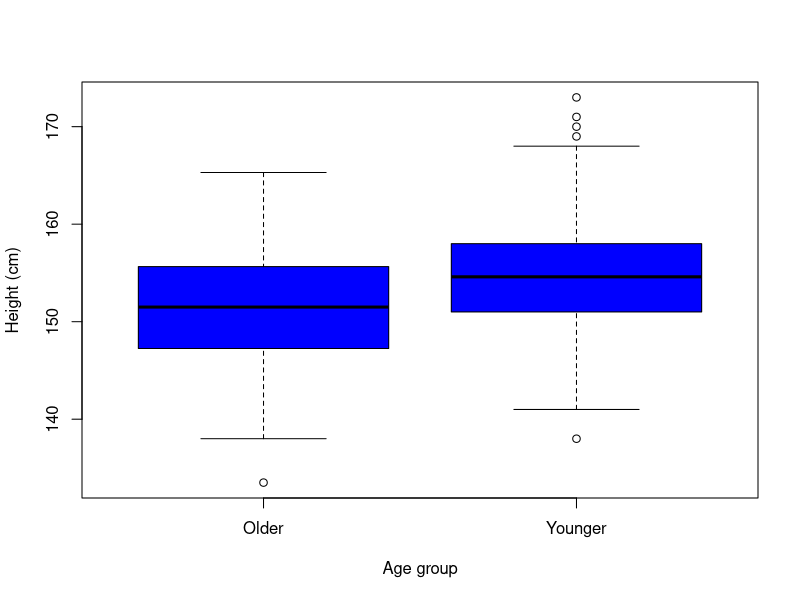

The R script that drew this image: (Note: this script raises an error after producing the figure.)
### COP Special Study Analysis ###

## Import data

library(tidyverse)
Special <- read.csv("COP 2016 Special Study Data.csv", header = TRUE)
View(Special)

## Data management

# Rename variables

"Group" -> names(Special)[names(Special)=="Group.no.and.Batch"]
"Household no." -> names(Special)[names(Special)=="Map.sl.no."]
"Height (cm)" -> names(Special)[names(Special)=="Height.in.cms"]
"Socioeconomic status score" -> names(Special)[names(Special)=="SES.value"]
"Socioeconomic status class" -> names(Special)[names(Special)=="SES.class"]

# Clean data

Special$`Socioeconomic status class` <- sub("N", "M", Special$`Socioeconomic status class`)
Special[52, 6] = "L"

# Generate age group variable

Special <- mutate(Special, 'Age group' = ifelse(Special$Age >= 50, "Older", "Younger"))

# Establish age group and Socioeconomic status class as factor variables

Special$`Age group` <- as.factor(Special$`Age group`)
Special$`Socioeconomic status class` <- as.factor(Special$`Socioeconomic status class`)

# Subset out Socioeconomic status classes

Low <- subset(Special, `Socioeconomic status class` == "L")
Middle <- subset(Special, `Socioeconomic status class` == "M")
High <- subset(Special, `Socioeconomic status class` == "H")

# Attach dataframe

attach(Special)

## Descriptive statistics

# Write descriptive statistics functions

contstats <- function(x) {
  mean <- mean(x, na.rm = TRUE)
  sd <- sd(x, na.rm = TRUE)
  median <- median(x, na.rm = TRUE)
  iqr <- IQR(x, na.rm = TRUE)
  'Continuous Statistics' <- list("Mean" = mean, 
                                  "Standard Deviation" = sd, 
                                  "Median" = median, "Inter-quartile range" = iqr)
  return(`Continuous Statistics`)
}

catstats <- function(x) {
  table <- table(x)
  proptable <- prop.table(table)
  'Categorical Statistics' <- list("Frequency Table" = table, 
                                   "Table of Proportion" =  proptable)
  return(`Categorical Statistics`)
}

# Descriptive statistics

contstats(Age)
contstats(`Height (cm)`)
contstats(`Socioeconomic status score`)
catstats(`Socioeconomic status class`)
catstats(`Age group`)

### Regression analysis

# Write function & establish reference categories

regout <- function(x) {
  summary <- summary(x)
  confint <- signif(confint(x), digits = 4)
  'Regression' <- list("Regression Output" = summary, 
                       "95 % Confidence Interval" = confint)
  return(`Regression`)
}

Special <- within(Special, `Socioeconomic status class` <- relevel(`Socioeconomic status class`, ref = "L"))
Special <- within(Special, `Age group` <- relevel(`Age group`, ref = "Older"))
attach(Special)

# Height as a function of age group

'Height~Age' <- lm(`Height (cm)` ~ `Age group`)
regout(`Height~Age`)

# Height as a funciton of Socioeconomic status class

'Height~ES' <- lm(`Height (cm)` ~ `Socioeconomic status class`)
regout(`Height~ES`)

# Socioeconomic status class as confounder

'Height~Age+ES' <- lm(`Height (cm)` ~ `Age group` + `Socioeconomic status class`)
regout(`Height~Age+ES`)
anova(`Height~Age`, `Height~Age+ES`)

# Socioeconomic status class as effect modifier

'Height~Age+Age:ES' <- lm(`Height (cm)` ~ `Age group` + `Age group`:`Socioeconomic status class`)
regout(`Height~Age+Age:ES`)
anova(`Height~Age`, `Height~Age+Age:ES`)

# Socioeconomic status class as confounder & effect modifier

'Height~Age+ES+Age:ES' <- lm(`Height (cm)` ~ `Age group` + `Socioeconomic status class` + `Age group`:`Socioeconomic status class`)
regout(`Height~Age+ES+Age:ES`)
anova(`Height~Age+ES`, `Height~Age+ES+Age:ES`)

# Stratified analysis

'Height~Age(L)' <- lm(`Height (cm)` ~ `Age group`, data = Low)
'Height~Age(M)' <- lm(`Height (cm)` ~ `Age group`, data = Middle)
'Height~Age(H)' <- lm(`Height (cm)` ~ `Age group`, data = High)
regout(`Height~Age(L)`)
regout(`Height~Age(M)`)
regout(`Height~Age(H)`)

### Model diagnostics

## Simple linear regression (Height~Age)- Model 1

# Model descriptor variables

"Model 1 residual" <- `Height~Age`$residual
"Model 1 residual^2" <- `Model 1 residual`**2
"Model 1 std residual" <- (`Model 1 residual`- mean(`Model 1 residual`))/sd(`Model 1 residual`)
"Model 1 fitted" <- `Height~Age`$fitted
"Model 1 leverage" <- hatvalues(`Height~Age`)
"Model 1 cookd" <- cooks.distance(`Height~Age`)
"Model 1 cookdlvl" <- vector()
`Model 1 cookdlvl`[`Model 1 cookd` < 0.6] <- 1
`Model 1 cookdlvl`[`Model 1 cookd` >= 0.6 & `Model 1 cookd` < 1] <- 2
`Model 1 cookdlvl`[`Model 1 cookd` >= 1.0] <- 3

# Check for linearity (Scatterplot)
Special$`Age group` <- as.numeric(Special$`Age group`)
Special$`Socioeconomic status class` <- as.numeric(Special$`Socioeconomic status class`)

plot(`Age group`, `Height (cm)`, col = "blue", xlab = "Age group", ylab = "Height (cm)")
lines(loess.smooth(`Age group`, `Height (cm)`, span = 0.5), col = "red", lwd = 2)
abline(`Height~Age`)

# Check normality (Q-Q plot)

qqnorm(`Model 1 residual`)
qqline(`Model 1 residual`, col = 2, lwd = 2)

# Check for homoscedasticity (squares of residuals plot)

plot(`Model 1 fitted`, `Model 1 residual^2`, col = "blue", 
     xlab = "Fitted values", ylab = "Square of residuals")

# Check for outliers and case-influential statistics 
# (standardized residuals, leverage, and cook's distance plot)

plot(`Model 1 std residual`, `Model 1 leverage`, col = `Model 1 cookdlvl`, 
     xlab = "Standardized residual", ylab = "Leverage")
abline(v = c(-4, 4), col = "red")
abline(h = (2*(1 + 1))/304, col = "red")
legend("topright", pch = 1, col = c(1, 2, 3), c("<0.6", "0.6 to <1.0", ">=1.0"), 
       cex = 0.7, bg = "white", box.col = "grey", title = "Cook's Distance")

## Linear regression with ES as confounder (Height~Age+ES)- Model 2

# Model descriptor variables

"Model 2 residual" <- `Height~Age+ES`$residual
"Model 2 residual^2" <- `Model 2 residual`**2
"Model 2 std residual" <- (`Model 2 residual`- mean(`Model 2 residual`))/sd(`Model 2 residual`)
"Model 2 fitted" <- `Height~Age+ES`$fitted
"Model 2 CPR" <- `Height~Age+ES`$coefficient[3]*`Socioeconomic status score` + `Model 2 residual`
"Model 2 leverage" <- hatvalues(`Height~Age+ES`)
"Model 2 cookd" <- cooks.distance(`Height~Age+ES`)
"Model 2 cookdlvl" <- vector()
`Model 2 cookdlvl`[`Model 2 cookd` < 0.6] <- 1
`Model 2 cookdlvl`[`Model 2 cookd` >= 0.6 & `Model 2 cookd` < 1] <- 2
`Model 2 cookdlvl`[`Model 2 cookd` >= 1.0] <- 3

# Check for linearity (components-plus residuals plot)

plot(`Socioeconomic status score`, `Model 2 CPR`, col = "blue", xlab = "Economic Score")
lines(loess.smooth(`Socioeconomic status score`, `Model 2 CPR`, span = 0.5), col = "red", lwd = 2)
abline(lm(`Model 2 CPR` ~ `Socioeconomic status score`))

# Check normality (Q-Q plot)

qqnorm(`Model 2 residual`)
qqline(`Model 2 residual`, col = 2, lwd = 2)

# Check for homoscedasticity (squares of residuals plot)

plot(`Model 2 fitted`, `Model 2 residual^2`, col = "blue")

# Check for outliers and case-influential statistics 
# (standardized residuals, leverage, and cook's distance plot)

plot(`Model 2 std residual`, `Model 2 leverage`, col = `Model 2 cookdlvl`, 
     xlab = "Standardized residual", ylab = "Leverage")
abline(v = c(-4, 4), col = "red")
abline(h = (2*(2 + 1))/304, col = "red")
legend("topright", pch = 1, col = c(1, 2, 3), c("<0.6", "0.6 to <1.0", ">=1.0"), 
       cex = 0.7, bg = "white", box.col = "grey", title = "Cook's Distance")

## Stratified simple linear regression (Height~Age, Low)- Model 3a

# Model descriptor variables

"Model 3a residual" <- `Height~Age(L)`$residual
"Model 3a residual^2" <- `Model 3a residual`**2
"Model 3a std residual" <- (`Model 3a residual`- mean(`Model 3a residual`))/sd(`Model 3a residual`)
"Model 3a fitted" <- `Height~Age(L)`$fitted
"Model 3a leverage" <- hatvalues(`Height~Age(L)`)
"Model 3a cookd" <- cooks.distance(`Height~Age(L)`)
"Model 3a cookdlvl" <- vector()
`Model 3a cookdlvl`[`Model 3a cookd` < 0.6] <- 1
`Model 3a cookdlvl`[`Model 3a cookd` >= 0.6 & `Model 3a cookd` < 1] <- 2
`Model 3a cookdlvl`[`Model 3a cookd` >= 1.0] <- 3

# Check for linearity (Scatterplot)

plot(Low$`Age group`, Low$`Height (cm)`, col = "blue", xlab = "Age group", ylab = "Height (cm)")
lines(loess.smooth(Low$`Age group`, Low$`Height (cm)`, span = 0.5), col = "red", lwd = 2)
abline(`Height~Age(L)`)

# Check normality (Q-Q plot)

qqnorm(`Model 3a residual`)
qqline(`Model 3a residual`, col = 2, lwd = 2)

# Check for homoscedasticity (squares of residuals plot)

plot(`Model 3a fitted`, `Model 3a residual^2`, col = "blue", 
     xlab = "Fitted values", ylab = "Square of residuals")

# Check for outliers and case-influential statistics 
# (standardized residuals, leverage, and cook's distance plot)

plot(`Model 3a std residual`, `Model 3a leverage`, col = `Model 3a cookdlvl`, 
     xlab = "Standardized residual", ylab = "Leverage")
abline(v = c(-4, 4), col = "red")
abline(h = (2*(1 + 1))/304, col = "red")
legend("topright", pch = 1, col = c(1, 2, 3), c("<0.6", "0.6 to <1.0", ">=1.0"), 
       cex = 0.7, bg = "white", box.col = "grey", title = "Cook's Distance")

## Stratified simple linear regression (Height~Age, Middle)- Model 3b

# Model descriptor variables

"Model 3b residual" <- `Height~Age(M)`$residual
"Model 3b residual^2" <- `Model 3b residual`**2
"Model 3b std residual" <- (`Model 3b residual`- mean(`Model 3b residual`))/sd(`Model 3b residual`)
"Model 3b fitted" <- `Height~Age(M)`$fitted
"Model 3b leverage" <- hatvalues(`Height~Age(M)`)
"Model 3b cookd" <- cooks.distance(`Height~Age(M)`)
"Model 3b cookdlvl" <- vector()
`Model 3b cookdlvl`[`Model 3b cookd` < 0.6] <- 1
`Model 3b cookdlvl`[`Model 3b cookd` >= 0.6 & `Model 3b cookd` < 1] <- 2
`Model 3b cookdlvl`[`Model 3b cookd` >= 1.0] <- 3

# Check for linearity (Scatterplot)

plot(Middle$`Age group`, Middle$`Height (cm)`, col = "blue", xlab = "Age group", ylab = "Height (cm)")
lines(loess.smooth(Middle$`Age group`, Middle$`Height (cm)`, span = 0.5), col = "red", lwd = 2)
abline(`Height~Age(M)`)

# Check normality (Q-Q plot)

qqnorm(`Model 3b residual`)
qqline(`Model 3b residual`, col = 2, lwd = 2)

# Check for homoscedasticity (squares of residuals plot)

plot(`Model 3b fitted`, `Model 3b residual^2`, col = "blue", 
     xlab = "Fitted values", ylab = "Square of residuals")

# Check for outliers and case-influential statistics 
# (standardized residuals, leverage, and cook's distance plot)

plot(`Model 3b std residual`, `Model 3b leverage`, col = `Model 3b cookdlvl`, 
     xlab = "Standardized residual", ylab = "Leverage")
abline(v = c(-4, 4), col = "red")
abline(h = (2*(1 + 1))/304, col = "red")
legend("topright", pch = 1, col = c(1, 2, 3), c("<0.6", "0.6 to <1.0", ">=1.0"), 
       cex = 0.7, bg = "white", box.col = "grey", title = "Cook's Distance")

## Stratified simple linear regression (Height~Age, High)- Model 3c

# Model descriptor variables

"Model 3c residual" <- `Height~Age(H)`$residual
"Model 3c residual^2" <- `Model 3c residual`**2
"Model 3c std residual" <- (`Model 3c residual`- mean(`Model 3c residual`))/sd(`Model 3c residual`)
"Model 3c fitted" <- `Height~Age(H)`$fitted
"Model 3c leverage" <- hatvalues(`Height~Age(H)`)
"Model 3c cookd" <- cooks.distance(`Height~Age(H)`)
"Model 3c cookdlvl" <- vector()
`Model 3c cookdlvl`[`Model 3c cookd` < 0.6] <- 1
`Model 3c cookdlvl`[`Model 3c cookd` >= 0.6 & `Model 3c cookd` < 1] <- 2
`Model 3c cookdlvl`[`Model 3c cookd` >= 1.0] <- 3

# Check for linearity (Scatterplot)

plot(High$`Age group`, High$`Height (cm)`, col = "blue", xlab = "Age group", ylab = "Height (cm)")
lines(loess.smooth(High$`Age group`, High$`Height (cm)`, span = 0.5), col = "red", lwd = 2)
abline(`Height~Age(H)`)

# Check normality (Q-Q plot)

qqnorm(`Model 3c residual`)
qqline(`Model 3c residual`, col = 2, lwd = 2)

# Check for homoscedasticity (squares of residuals plot)

plot(`Model 3c fitted`, `Model 3c residual^2`, col = "blue", 
     xlab = "Fitted values", ylab = "Square of residuals")

# Check for outliers and case-influential statistics 
# (standardized residuals, leverage, and cook's distance plot)

plot(`Model 3c std residual`, `Model 3c leverage`, col = `Model 3c cookdlvl`, 
     xlab = "Standardized residual", ylab = "Leverage")
abline(v = c(-4, 4), col = "red")
abline(h = (2*(1 + 1))/304, col = "red")
legend("topright", pch = 1, col = c(1, 2, 3), c("<0.6", "0.6 to <1.0", ">=1.0"), 
       cex = 0.7, bg = "white", box.col = "grey", title = "Cook's Distance")

# Percent growth function

pctgrowth <- function(x, y) {
  'Percent growth' <- ((y - x)/x)*100
  return(`Percent growth`)
}
